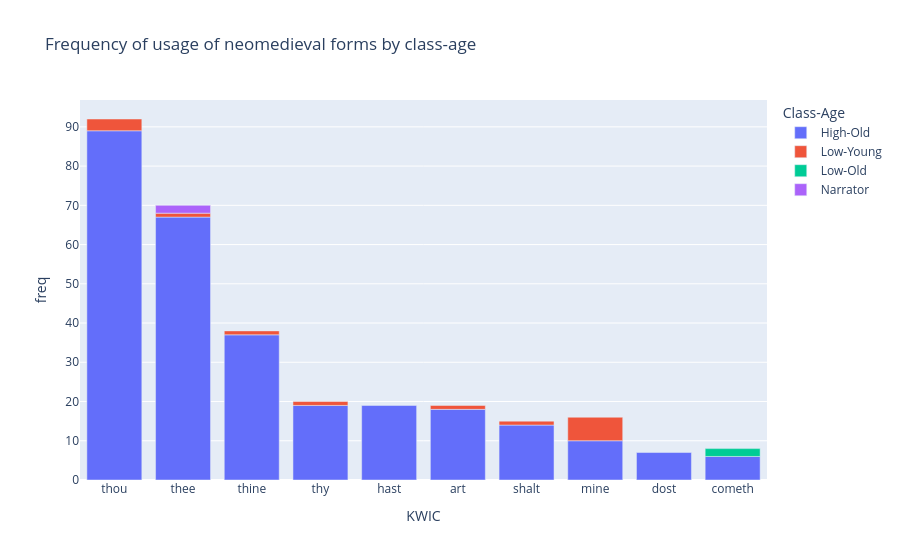

Write notebook code for a chart like this one.
### Markdown cell above
# TO DO: Ver como hacer los colores consistentes y que el orden de las columnas en los gráficos vaya con la frecuencia total

### Code cell
# Represent the top 10 medieval forms by frequency and Class-Age
med_kw_by_class_top_10 = med_kw_by_class.filter(pl.col('KWIC').is_in(top_10_freq_kw))

fig = px.bar(med_kw_by_class_top_10.to_pandas(), y='freq', x='KWIC', color='Class-Age', title='Frequency of usage of neomedieval forms by class-age')
fig.show()

### Figure 1 — Plotly figure (JSON) as saved in the notebook; plotly's stock layout.template omitted (floating-point values rounded to 4 significant figures)
{"data": [{"hovertemplate": "Class-Age=High-Old<br>KWIC=%{x}<br>freq=%{y}<extra></extra>", "legendgroup": "High-Old", "marker": {"color": "#636efa", "pattern": {"shape": ""}}, "name": "High-Old", "orientation": "v", "showlegend": true, "textposition": "auto", "type": "bar", "x": ["thou", "thee", "thine", "thy", "hast", "art", "shalt", "mine", "dost", "cometh"], "xaxis": "x", "y": [89, 67, 37, 19, 19, 18, 14, 10, 7, 6], "yaxis": "y"}, {"hovertemplate": "Class-Age=Low-Young<br>KWIC=%{x}<br>freq=%{y}<extra></extra>", "legendgroup": "Low-Young", "marker": {"color": "#EF553B", "pattern": {"shape": ""}}, "name": "Low-Young", "orientation": "v", "showlegend": true, "textposition": "auto", "type": "bar", "x": ["mine", "thou", "thee", "thine", "art", "thy", "shalt"], "xaxis": "x", "y": [6, 3, 1, 1, 1, 1, 1], "yaxis": "y"}, {"hovertemplate": "Class-Age=Low-Old<br>KWIC=%{x}<br>freq=%{y}<extra></extra>", "legendgroup": "Low-Old", "marker": {"color": "#00cc96", "pattern": {"shape": ""}}, "name": "Low-Old", "orientation": "v", "showlegend": true, "textposition": "auto", "type": "bar", "x": ["cometh"], "xaxis": "x", "y": [2], "yaxis": "y"}, {"hovertemplate": "Class-Age=Narrator<br>KWIC=%{x}<br>freq=%{y}<extra></extra>", "legendgroup": "Narrator", "marker": {"color": "#ab63fa", "pattern": {"shape": ""}}, "name": "Narrator", "orientation": "v", "showlegend": true, "textposition": "auto", "type": "bar", "x": ["thee"], "xaxis": "x", "y": [2], "yaxis": "y"}], "layout": {"barmode": "relative", "legend": {"title": {"text": "Class-Age"}, "tracegroupgap": 0}, "title": {"text": "Frequency of usage of neomedieval forms by class-age"}, "xaxis": {"anchor": "y", "domain": [0, 1], "title": {"text": "KWIC"}}, "yaxis": {"anchor": "x", "domain": [0, 1], "title": {"text": "freq"}}}}
